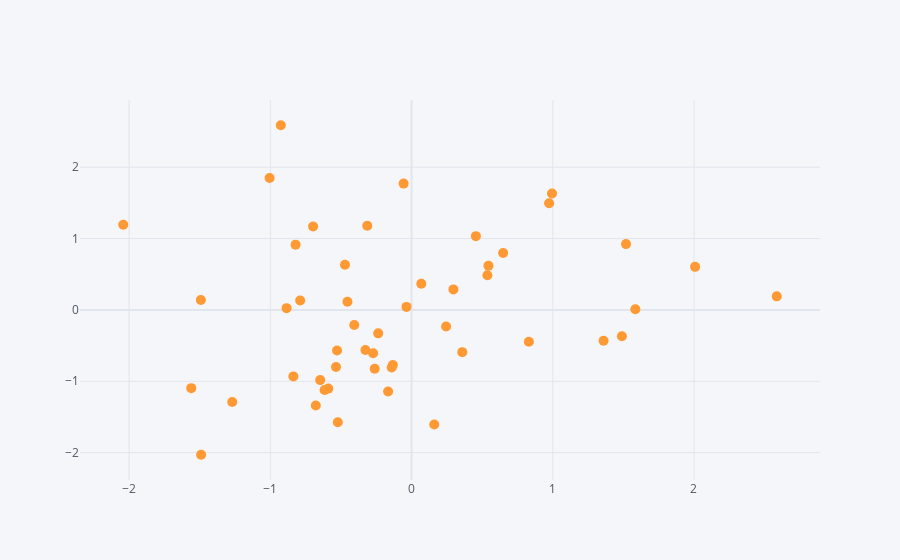

Notebook code for this chart:
### Code cell
df.iplot(kind = 'scatter', x = 'a', y ='b', mode = 'markers', size =10)

### Figure 1 — Plotly figure (JSON) as saved in the notebook; plotly's stock layout.template omitted (floating-point values rounded to 4 significant figures)
{"data": [{"line": {"color": "rgba(255, 153, 51, 1.0)", "dash": "solid", "shape": "linear", "width": 1.3}, "marker": {"size": 10, "symbol": "circle"}, "mode": "markers", "name": "b", "text": "", "type": "scatter", "x": [-0.5278, -0.1326, -0.1664, 1.585, -0.2723, -0.2363, -0.4542, -0.3137, 0.2963, -0.1411, -0.03585, 0.5369, -0.05629, 0.4554, 2.586, -1.005, 0.1604, -0.6162, -0.837, -0.4716, 0.8307, -0.6975, 2.008, 0.5445, -0.6469, -0.885, 0.3592, -0.9261, 0.06888, -0.8214, -0.406, -1.49, -0.2611, 1.518, -1.56, -1.492, 1.489, -1.27, -0.3267, -0.5901, 1.36, 0.9945, -0.789, 0.6484, -0.5351, -0.5224, 0.2444, -0.6782, -2.042, 0.974], "y": [-0.568, -0.7731, -1.143, 0.009912, -0.607, -0.3285, 0.115, 1.18, 0.2875, -0.8067, 0.04206, 0.486, 1.77, 1.033, 0.1899, 1.848, -1.606, -1.121, -0.9312, 0.6316, -0.445, 1.169, 0.603, 0.6195, -0.9834, 0.02486, -0.5915, 2.587, 0.367, 0.9145, -0.2122, -2.029, -0.8253, 0.9219, -1.096, 0.1385, -0.3701, -1.291, -0.5608, -1.103, -0.4321, 1.63, 0.131, 0.7984, -0.7997, -1.573, -0.2333, -1.34, 1.194, 1.494]}], "layout": {"legend": {"bgcolor": "#F5F6F9", "font": {"color": "#4D5663"}}, "paper_bgcolor": "#F5F6F9", "plot_bgcolor": "#F5F6F9", "title": {"font": {"color": "#4D5663"}}, "xaxis": {"gridcolor": "#E1E5ED", "showgrid": true, "tickfont": {"color": "#4D5663"}, "title": {"font": {"color": "#4D5663"}, "text": ""}, "zerolinecolor": "#E1E5ED"}, "yaxis": {"gridcolor": "#E1E5ED", "showgrid": true, "tickfont": {"color": "#4D5663"}, "title": {"font": {"color": "#4D5663"}, "text": ""}, "zerolinecolor": "#E1E5ED"}}}
